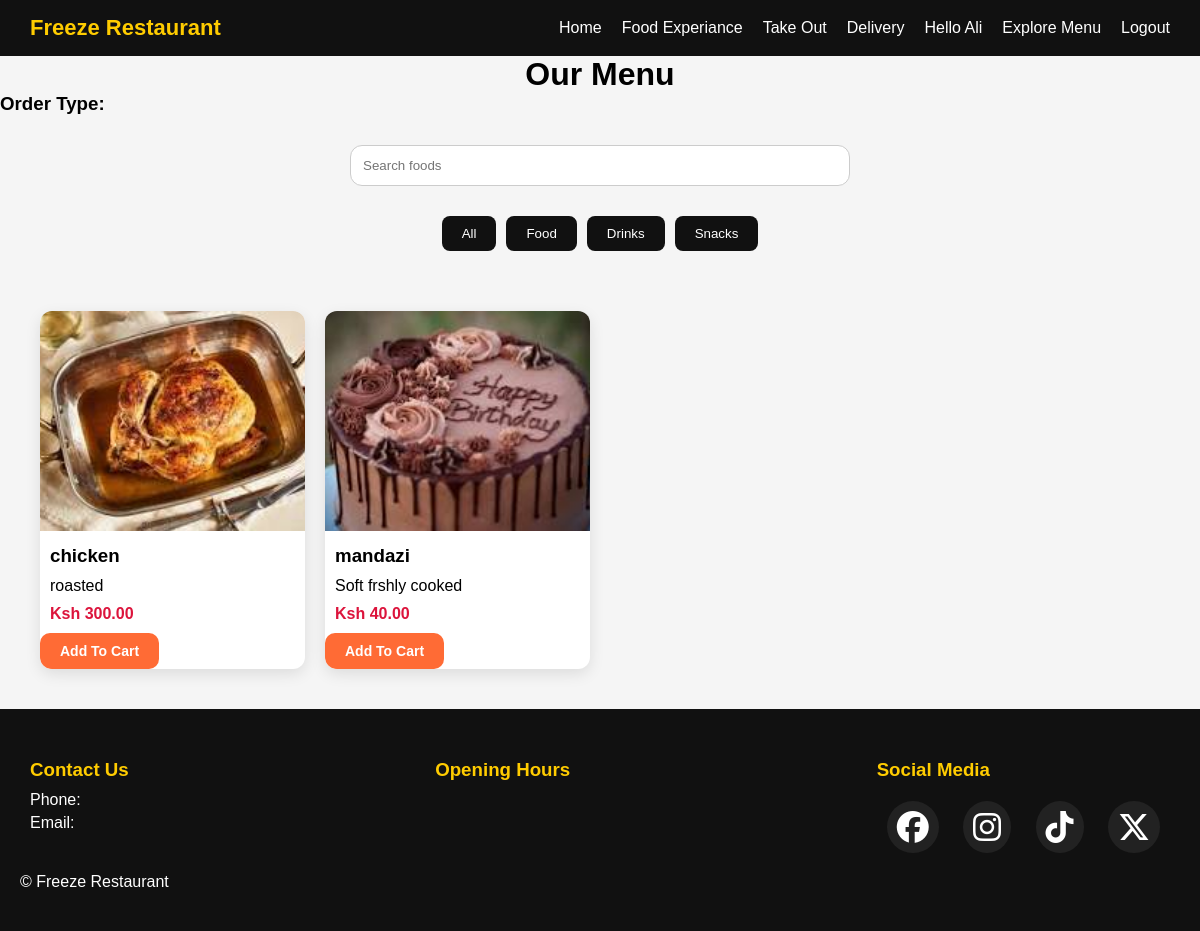
The app's page /menu/ (signed in) with its own data.
### accounts/models.py (models this page shows, shortened)
class User(AbstractUser):
    email = models.EmailField(unique=True)

### menu/models.py (models this page shows, shortened)
class Category(models.Model):
    name = models.CharField(max_length=100)
    slug = models.SlugField(unique=True)
    created_at = models.DateTimeField(auto_now_add=True)
    class Meta:
        verbose_name_plural = "Categories"

class Food(models.Model):
    category = models.ForeignKey(
        Category,
        on_delete=models.CASCADE,
        related_name="foods"
    )
    name = models.CharField(max_length=200)
    slug = models.SlugField(unique=True)
    description = models.TextField()
    price = models.DecimalField(max_digits=10, decimal_places=2)
    image = models.ImageField(upload_to="foods/")
    available = models.BooleanField(default=True)
    created_at = models.DateTimeField(auto_now_add=True)
    updated_at = models.DateTimeField(auto_now=True)
    featured = models.BooleanField(default=False)

### menu/views.py (the view)
# urls.py: path('', views.menu_page, name='menu')
def menu_page(request):
    order_type = request.GET.get('type')
    if order_type:
        request.session['order_type'] = order_type
    print(
    request.session.get("order_type")
    )
    foods = Food.objects.filter(
        available = True
    )
    categories = Category.objects.all()
    featured_foods = Food.objects.filter(
        featured=True,
        available=True
    )[:6]
    context = {
        'foods': foods,
        'categories': categories,
        'featured_foods': featured_foods,
        'order_type': request.session.get("order_type", 'takeout')
    }
    return render (request, 'menu/menu.html', context)

### accounts/templatetags/user_tags.py (called while the page is built)
@register.filter
def has_group(user, group_name):
    if not user or not hasattr(user, "groups"):
        return False
    return user.groups.filter(name=group_name).exists()

### templates/menu/menu.html (shortened to what this page needs)
{% extends 'base.html' %}
{% load static %}
{% block extra_css %}
<link rel="stylesheet" href="{% static 'menu/menu.css' %}">
{% endblock %}
{% block content %}
<h1 style="text-align: center;">Our Menu</h1>
<h3> Order Type:{{ get_order_type_display|title }}</h3>
<section class="search-box">
    <input type="text" id="foodSearch" placeholder="Search foods">
</section>
<section class="category-buttons">
    <button data-category="all">All</button>
    {% for category in categories %}
    <button data-category="{{ category.slug }}">
        {{ category.name }}
    </button>
    {% endfor %}
</section>
<section class="food-grid">
    {% for food in foods %}
    <div class="food-card" data-category="{{ food.category.slug }}">
        <img src="{{ food.image.url }}" alt="{{ food.name }}">
        <h3 style="padding: 10px;">{{ food.name }}</h3>
        <p>{{ food.description|truncatewords:20 }}</p>
        <span>Ksh {{ food.price }}</span>
        <a href="{% url 'add_to_cart' food.id %}" class="btn add-to-cart">
            Add To Cart
        </a>
    </div>
    {% endfor %}
</section>
{% endblock %}

### templates/partials/navbar.html (shortened to what this page needs)
{% load user_tags %}
    <nav class="nav1">
        <h2>Freeze Restaurant</h2>
        <ul>
            <li><a href="{% url 'home' %}">Home</a></li>
            <li><a href="{% url 'food' %}">Food Experiance</a></li>
            <li><a href="{% url 'takeout' %}">Take Out</a></li>
            <li><a href="{% url 'delivery' %}">Delivery</a></li>
            {% if request.user.is_authenticated %}
                <li>Hello {{ request.user.username }}</li>
                {% if request.user|has_group:"Owner"  %}
                    <li><a href="{% url 'owner_dashboard' %}">Dashboard</a></li>
                    {% elif request.user|has_group:"Management" %}
                        <li><a href="{% url 'management_dashboard' %}">Dashboard</a></li>
                    {% elif request.user|has_group:"Staff" %}
                        <li><a href="{% url 'staff_dashboard' %}">Dashboard</a></li>
                    {% else %}
                        <li><a href="{% url 'home' %}">Explore Menu</a></li>
                    {% endif %}
                <li>
                    <form action="{% url 'logout' %}" method="post">
                        <button type="submit">Logout</button>
                    </form>
                </li>
            {% else %}
                <li><a href="{% url 'login' %}">Login</a></li>
                <li><a href="{% url 'register' %}">Register</a></li>
            {% endif %}
        </ul>
    </nav>

### static/css/style.css (style rules this page uses)
* { margin: 0; padding: 0; box-sizing: border-box; }
html,body { height: 100%; margin: 0; font-family: Arial, Helvetica, sans-serif; background: #f5f5f5; }
body { min-height: 100vh; display: flex; flex-direction: column; }
.nav1 { display: flex; justify-content: space-between; align-items: center; padding: 15px 30px; background-color: #111; color: white; position: sticky; top: 0; z-index: 1000; }
.nav1 h2 { margin: 0; font-size: 22px; color: #ffcc00; }
.nav1 ul { list-style: none; display: flex; gap: 20px; margin: 0; padding: 0; }
.nav1 form { margin: 0; padding: 0; }
.nav1 ul li { display: flex; align-items: center; }
.nav1 ul li a, .nav1 ul li button { background: none; border: none; color: white; text-decoration: none; cursor: pointer; font-size: 16px; font-weight: 500; padding: 0; margin: 0; transition: 0.3s; cursor: pointer; }

### static/menu/menu.css (style rules this page uses)
.food-grid { display: grid; grid-template-columns: repeat(auto-fill, minmax(250px, 1fr)); gap: 20px; padding: 40px; }
.food-card { background: white; border-radius: 12px; overflow: hidden; box-shadow: 0 5px 15px rgba(0,0,0,0.1); transition: 0.3s ease; }
.food-card img { width: 100%; height: 220px; object-fit: cover; }
.food-card p { padding: 0 10px; }
.food-card span { display: block; padding: 10px; color: crimson; font-weight: bold; }
.category-buttons { display: flex; gap: 10px; justify-content: center; flex-wrap: wrap; margin: 20px 0; }
.category-buttons button { padding: 10px 20px; border: none; background: #111; color: white; border-radius: 8px; cursor: pointer; }
.search-box { text-align: center; margin: 30px 0; }
.search-box input { width: 60%; max-width: 500px; padding: 12px; border: 1px solid #ccc; border-radius: 12px; }
.btn { display: inline-block; padding: 10px 20px; border-radius: 10px; text-decoration: none; font-weight: bold; transition: 0.3s ease; font-size: 14px; }
.add-to-cart { background: #ff6b35; color: white; border: none; transition: 0.3s ease; }

### records on screen
User: user.username "Ali"
Category: name "Food"
Category: name "Drinks"
Category: name "Snacks"
Food: image (picture), name "chicken", description "roasted", price "300.00"
Food: image (picture), name "mandazi", description "Soft frshly cooked", price "40.00"
